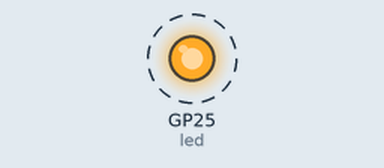
A program run on a simulated Raspberry Pi Pico running MicroPython. Shown: output pins drawn as LEDs (lit = HIGH). Dashed ring = blinking. WiFi joins after 1.5 s; the clock reads 2024-03-15 10:24:30 at power-on unless the program sets it; values from a settings file that is not in the repository are placeholders; deep sleep restarts the program when it ends; pins used as bus, display or sensor lines are not drawn; what the program prints to the serial console is not drawn.

Above: at 0.2 s.
Timing chart, 0 to 3.0 s (numbered marks = the images above):
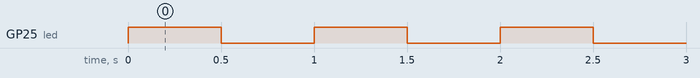

The program:

main.py
```python
import network
import urequests
import time
import machine
import epaper4in2
import ntptime
from secrets import secrets

# --- 0. 起動 ---
print("起動しました！ 5秒以内にStopを押せば中断できます...")
led = machine.Pin('LED', machine.Pin.OUT)
for _ in range(10):
    led.toggle()
    time.sleep(0.5)

# --- 1. 設定項目 ---
SCHEDULES = [
    (7, 0), (8, 0), (9, 0), (15, 0), (17, 0)
]
JST_OFFSET = 9 * 60 * 60
MAX_SLEEP_SEC = 3600 # 1時間以上のスリープを禁止して分割する

# --- 2. ピンアサインと初期化 ---
sck  = machine.Pin(10)
mosi = machine.Pin(11)
cs   = machine.Pin(9)
dc   = machine.Pin(8)
rst  = machine.Pin(12)
busy = machine.Pin(13)

spi = machine.SPI(1, baudrate=1000000, polarity=0, phase=0, sck=sck, mosi=mosi)
eink = epaper4in2.EPD(spi, cs, dc, rst, busy)
eink.init()

# --- 3. Wi-Fi接続 ---
wlan = network.WLAN(network.STA_IF)
wlan.active(True)
wlan.connect(secrets['ssid'], secrets['password'])

for i in range(20):
    if wlan.isconnected():
        break
    time.sleep(1)

if not wlan.isconnected():
    print("Wi-Fi失敗、再試行待機")
    eink.sleep()
    machine.deepsleep(600000)

# --- 4. 時刻同期 ---
try:
    ntptime.host = "ntp.nict.jp"
    ntptime.settime()
    current_timestamp = time.time() + JST_OFFSET
    tm = time.localtime(current_timestamp)
    current_hour, current_min = tm[3], tm[4]
except Exception as e:
    print("時刻同期失敗:", e)
    eink.sleep()
    machine.deepsleep(300000)

# --- 5. 更新判定と実行 ---
current_total_min = current_hour * 60 + current_min
should_update = any(0 <= (current_total_min - (h * 60 + m)) < 5 for h, m in SCHEDULES)

if should_update:
    try:
        response = urequests.get("http://192.168.11.50:8000/eink/display.raw", stream=True)
        if response.status_code == 200:
            img_data = response.raw.read(15000)
            eink.display(img_data)
            response.close()
    except Exception as e:
        print("更新エラー:", e)

eink.sleep()

# --- 6. 次の更新までの待機計算とディープスリープ ---
current_total_sec = ((current_hour * 60 + current_min) * 60) + tm[5]
next_target_sec = None

for h, m in SCHEDULES:
    sched_sec = (h * 60 + m) * 60
    if sched_sec > current_total_sec + 60:
        next_target_sec = sched_sec
        break

if next_target_sec is None:
    first_sched_sec = (SCHEDULES[0][0] * 60 + SCHEDULES[0][1]) * 60
    sleep_seconds = (86400 - current_total_sec) + first_sched_sec
else:
    sleep_seconds = next_target_sec - current_total_sec

# 分割スリープの適用
if sleep_seconds > MAX_SLEEP_SEC:
    sleep_ms = MAX_SLEEP_SEC * 1000
    print(f"待機が長いため {MAX_SLEEP_SEC}秒 で一旦起きます")
else:
    sleep_ms = sleep_seconds * 1000
    print(f"次の更新まで {sleep_seconds}秒 眠ります")

wlan.active(False)
machine.deepsleep(sleep_ms)
```

epaper4in2.py
```python
# epaper4in2.py (Waveshare 4.2 inch Rev2.1 専用ドライバ)
import time
from machine import Pin

class EPD:
    def __init__(self, spi, cs, dc, rst, busy):
        self.spi = spi
        self.cs = Pin(cs, Pin.OUT)
        self.dc = Pin(dc, Pin.OUT)
        self.rst = Pin(rst, Pin.OUT)
        self.busy = Pin(busy, Pin.IN, Pin.PULL_UP)
        self.cs.value(1)
        self.dc.value(1)

    def wait_until_idle(self):
        time.sleep_ms(10)
        timeout = 0
        while self.busy.value() == 1:  # Rev2.1は Busy=1 で処理中
            time.sleep_ms(100)
            timeout += 1
            if timeout > 200: # 20秒でタイムアウト
                print("  [!] Busy timeout")
                break

    def send_command(self, command):
        self.dc.value(0)
        self.cs.value(0)
        self.spi.write(bytearray([command]))
        self.cs.value(1)

    def send_data(self, data):
        self.dc.value(1)
        self.cs.value(0)
        self.spi.write(bytearray([data]))
        self.cs.value(1)

    def init(self):
        # 1. ハードウェアリセット
        self.rst.value(1)
        time.sleep_ms(20)
        self.rst.value(0)
        time.sleep_ms(2)
        self.rst.value(1)
        time.sleep_ms(20)

        # 2. ソフトウェアリセット
        self.send_command(0x12)
        self.wait_until_idle()

        # =========================================================================
        # ★ ここからが Rev2.1 専用の初期化コマンド（かすれ解決の要）
        # =========================================================================

        # Display update control (V2用電圧・波形設定)
        self.send_command(0x21)
        self.send_data(0x40)    # 旧式は0x00だが、Rev2.1は 0x40 が必須
        self.send_data(0x00)

        # Border Waveform Control (フチの波形設定)
        self.send_command(0x3C)
        self.send_data(0x05)

        # Data Entry Mode (左から右、上から下への書き込み設定)
        self.send_command(0x11)
        self.send_data(0x03)

        # RAM X address start/end (400ピクセル = 50バイト = 0x00 から 0x31)
        self.send_command(0x44)
        self.send_data(0x00)
        self.send_data(0x31)

        # RAM Y address start/end (300ピクセル = 0x00 から 0x012B)
        self.send_command(0x45)
        self.send_data(0x00)
        self.send_data(0x00)
        self.send_data(0x2B)
        self.send_data(0x01)

        # RAM Counter X/Y 初期値セット
        self.send_command(0x4E)
        self.send_data(0x00)
        self.send_command(0x4F)
        self.send_data(0x00)
        self.send_data(0x00)

        self.wait_until_idle()

    def display(self, image):
        # ラズパイ側で完璧なデータを作成済なので、そのまま流し込む
        self.send_command(0x24) # Write RAM (B/W)
        self.dc.value(1)
        self.cs.value(0)
        self.spi.write(image)
        self.cs.value(1)

        # Rev2.1用 フルリフレッシュ実行コマンド
        self.send_command(0x22)
        self.send_data(0xF7)
        self.send_command(0x20)
        self.wait_until_idle()

    def sleep(self):
        self.send_command(0x10) # DEEP_SLEEP_MODE
        self.send_data(0x01)
```

Measured:
- by itself, GP25 (led): alternates HIGH for 0.50 s and LOW for 0.50 s, 10 changes in all, then stays LOW
